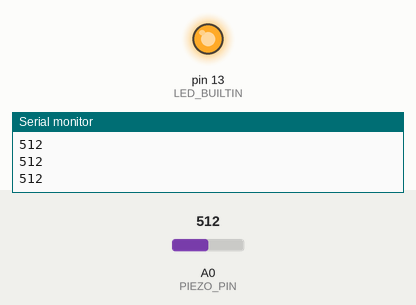
Recording of a sketch running on a simulated Arduino Uno, built with avr-gcc and run on an emulated ATmega328P. Parts: output pins drawn as LEDs (lit = HIGH), the last lines printed to the serial monitor. The test bench sets the inputs (shaded band); at power-on: A0 (PIEZO_PIN) = 512.

Above: at 1.2 s.
1.3 s: A0 (PIEZO_PIN) set to 0
At 2.5 s:
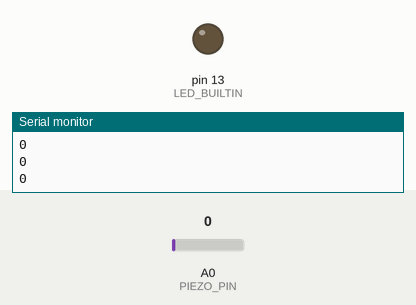
2.8 s: A0 (PIEZO_PIN) set to 122
At 3.9 s:
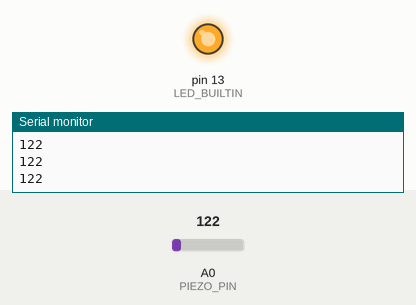
Timing chart, 0 to 5.8 s (numbered marks = the images above; inputs shaded):
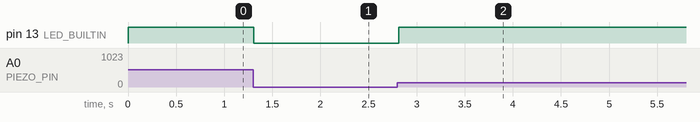

Measured:
- after the input at 1.3 s, pin 13 (LED_BUILTIN): HIGH → LOW at once
- after the input at 2.8 s, pin 13 (LED_BUILTIN): LOW → HIGH at once

The sketch:

piezoTest.ino
```cpp
const int PIEZO_PIN = A0; // Piezo output

void setup()
{
  pinMode(LED_BUILTIN, OUTPUT);
  Serial.begin(9600);
}

void loop()
{
  // Read Piezo ADC value in, and convert it to a voltage
  int piezoADC = analogRead(PIEZO_PIN);
  if (piezoADC != 0) {
    digitalWrite(LED_BUILTIN, HIGH);
  } else {
    digitalWrite(LED_BUILTIN, LOW);
  }
  Serial.println(piezoADC); // Print the voltage.
  delay(50);
}
```
